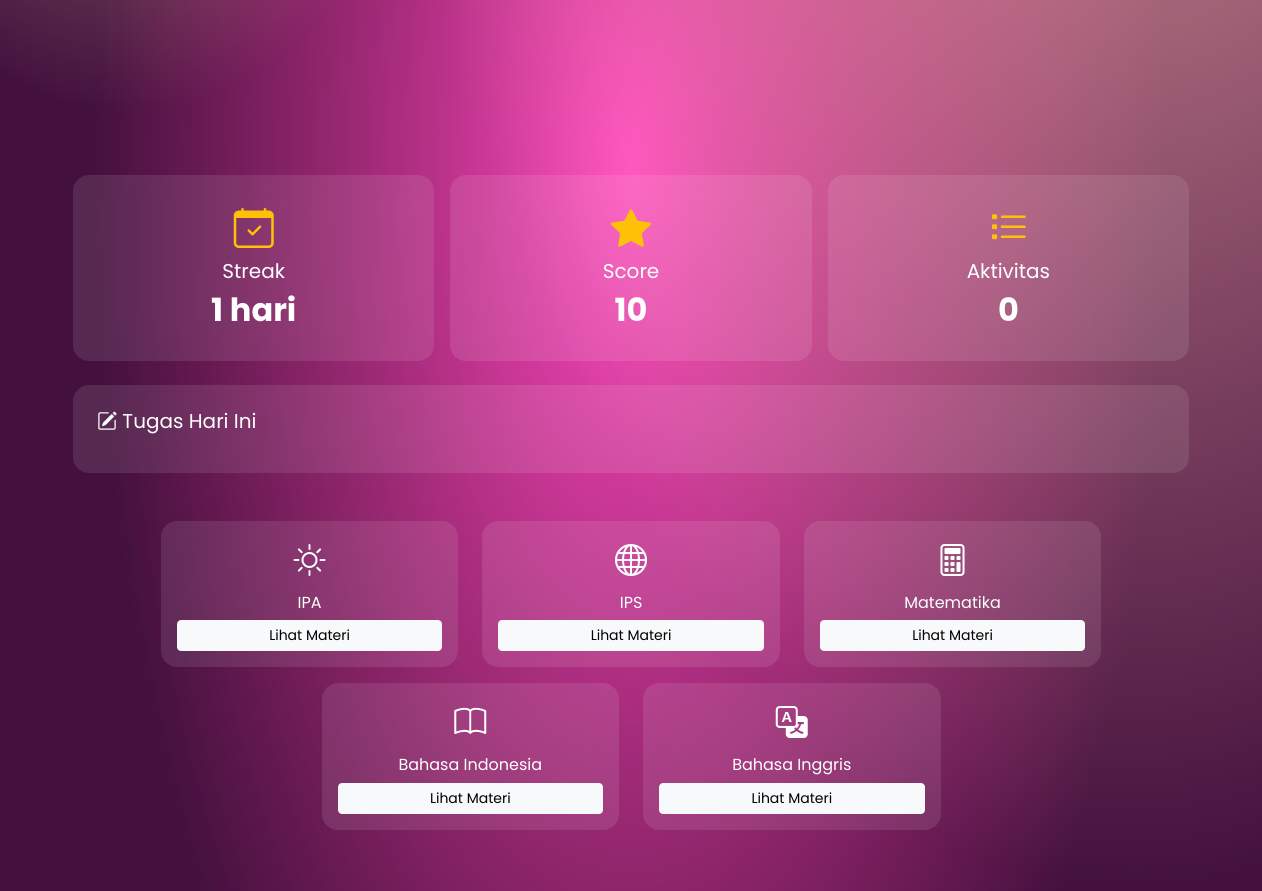
Before: /dashboard.php (signed in, middle part) with the older database file.
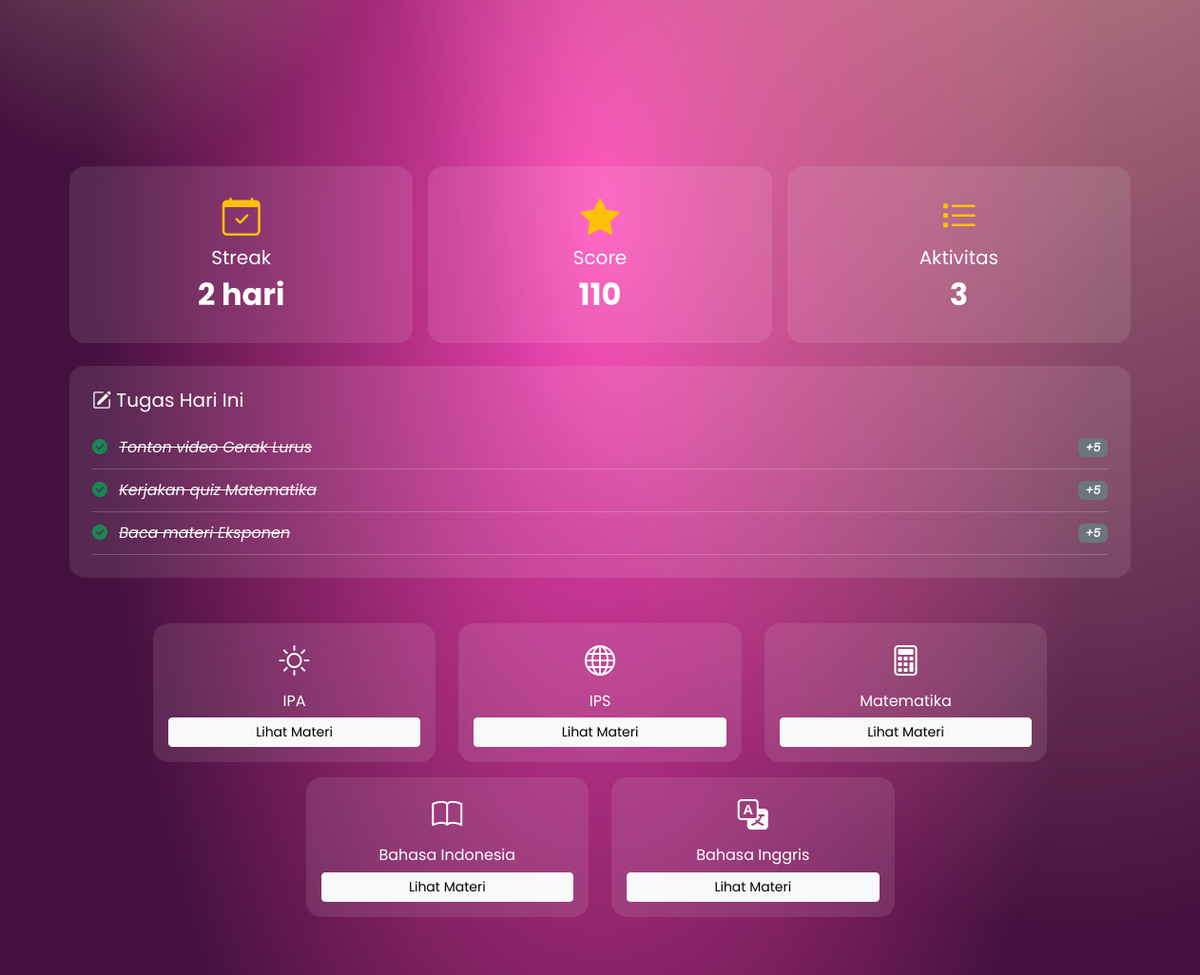
After: the same page with the newer database file.
### tables this page shows
CREATE TABLE `users` (
  `id` int(11) NOT NULL,
  `username` varchar(50) DEFAULT NULL,
  `password` varchar(255) DEFAULT NULL,
  `score` int(11) DEFAULT 0,
  `last_login` date DEFAULT NULL,
  `streak` int(11) DEFAULT 0
);

CREATE TABLE `tasks` (
  `id` int(11) NOT NULL,
  `username` varchar(100) DEFAULT NULL,
  `tugas` varchar(255) DEFAULT NULL,
  `status` int(11) DEFAULT 0,
  `tanggal` date DEFAULT NULL,
  `user_id` int(11) DEFAULT NULL,
  `task_name` varchar(255) DEFAULT NULL,
  `is_done` int(11) DEFAULT 0
);

### dashboard.php (the view, shortened to what this page needs)
<?php
include "koneksi.php";
$username = $_SESSION['user'];
$queryUser = mysqli_query($conn,
"SELECT * FROM users WHERE username='$username'");
$user = mysqli_fetch_assoc($queryUser);
$user_id = $user['id'];
$today = date('Y-m-d');
$last_login = $user['last_login'];
$streak = $user['streak'];
if ($last_login != $today) {
    if ($last_login == date('Y-m-d', strtotime('-1 day'))) {
        $streak++;
    } else {
        $streak = 1;
    }
    mysqli_query($conn,
    "UPDATE users
     SET streak='$streak', last_login='$today'
     WHERE id='$user_id'");
}
$tasks = mysqli_query($conn,
"SELECT * FROM tasks WHERE user_id='$user_id' ORDER BY id DESC LIMIT 5");
if (mysqli_num_rows($tasks) == 0) {
    $allTasks = [
        'Baca materi Eksponen',
        'Kerjakan quiz Matematika',
        'Tonton video Gerak Lurus',
        'Baca materi IPA hari ini',
        'Latihan soal IPS',
        'Review materi sebelumnya'
    ];
    shuffle($allTasks);
    for ($i = 0; $i < 3; $i++) {
        $task = mysqli_real_escape_string($conn, $allTasks[$i]);
        mysqli_query($conn,
        "INSERT INTO tasks (user_id, task_name, is_done)
         VALUES ('$user_id', '$task', 0)");
    }
    $tasks = mysqli_query($conn,
    "SELECT * FROM tasks WHERE user_id='$user_id'");
}
?>
<!DOCTYPE html>
<html>
<head>
<link href="https://cdn.jsdelivr.net/npm/bootstrap@5.3.8/dist/css/bootstrap.min.css" rel="stylesheet">
<link href="https://cdn.jsdelivr.net/npm/bootstrap-icons@1.11.3/font/bootstrap-icons.min.css" rel="stylesheet">
</head>
<body>
<section class="hero-section">
</section>
<div class="container mt-5">
  <div class="row g-3">
    <div class="col-md-4">
      <div class="card p-4 text-center h-100">
        <i class="bi bi-calendar-check fs-1 text-warning"></i>
        <h5>Streak</h5>
        <h2><?= $streak ?> hari</h2>
      </div>
    </div>
    <div class="col-md-4">
      <div class="card p-4 text-center h-100">
        <i class="bi bi-star-fill fs-1 text-warning"></i>
        <h5>Score</h5>
        <h2><?= $user['score'] ?></h2>
      </div>
    </div>
    <div class="col-md-4">
      <div class="card p-4 text-center h-100">
        <i class="bi bi-list-task fs-1 text-warning"></i>
        <h5>Aktivitas</h5>
        <h2><?= mysqli_num_rows($tasks) ?></h2>
      </div>
    </div>
  </div>
</div>
<div class="container mt-4">
  <div class="card p-4">
    <h5 class="mb-3"><i class="bi bi-pencil-square"></i> Tugas Hari Ini</h5>
    <?php while($task = mysqli_fetch_assoc($tasks)): ?>
      <div class="task-item">
        <div>
          <i class="bi bi-<?= $task['is_done'] ? 'check-circle-fill text-success' : 'circle' ?>"></i>
          <span class="ms-2 <?= $task['is_done'] ? 'text-decoration-line-through' : '' ?>">
            <?= htmlspecialchars($task['task_name']) ?>
          </span>
        </div>
        <?php if(!$task['is_done']): ?>
          <a href="?done=<?= $task['id'] ?>" class="btn btn-success btn-sm">Selesai</a>
        <?php else: ?>
          <span class="badge bg-secondary">+5</span>
        <?php endif; ?>
      </div>
    <?php endwhile; ?>
  </div>
</div>
<div class="row text-center mb-4">
<div class="container mt-5">
<div class="row justify-content-center">
    <div class="col-md-3 mb-3">
      <div class="card p-3 text-center h-100">
        <i class="bi bi-brightness-high fs-2 mb-2"></i>
        <h6>IPA</h6>
        <a href="materiLn.php?mapel=ipa" class="btn btn-light btn-sm"> Lihat Materi </a>
      </div>
    </div>
    <div class="col-md-3 mb-3">
        <div class="card p-3 text-center h-100">
            <i class="bi bi-globe fs-2 mb-2"></i>
            <h6>IPS</h6>
            <a href="materiLn.php?mapel=ips" class="btn btn-light btn-sm"> Lihat Materi </a>
        </div>
    </div>
    <div class="col-md-3 mb-3">
        <div class="card p-3 text-center h-100">
            <i class="bi bi-calculator fs-2 mb-2"></i>
            <h6>Matematika</h6>
            <a href="materiLn.php?mapel=mtk" class="btn btn-light btn-sm"> Lihat Materi </a>
        </div>
    </div>
</div>
<div class="row justify-content-center">
    <div class="col-md-3 mb-3">
        <div class="card p-3 text-center h-100">
            <i class="bi bi-book fs-2 mb-2"></i>
            <h6>Bahasa Indonesia</h6>
            <a href="materiLn.php?mapel=indo" class="btn btn-light btn-sm"> Lihat Materi </a>
        </div>
    </div>
    <div class="col-md-3 mb-3">
        <div class="card p-3 text-center h-100">
            <i class="bi bi-translate fs-2 mb-2"></i>
            <h6>Bahasa Inggris</h6>
            <a href="materiLn.php?mapel=inggris" class="btn btn-light btn-sm"> Lihat Materi </a>
        </div>
    </div>
</div>
</div>
</body>
</html>

Changed rows visible on the page:
changed users: score "10" → "110"
added tasks: is_done 1 (drawn), task_name "Tonton video Gerak Lurus"
added tasks: is_done 1 (drawn), task_name "Kerjakan quiz Matematika"
added tasks: is_done 1 (drawn), task_name "Baca materi Eksponen"
Other visible differences:
$streak: "1" → "2"
mysqli_num_rows($tasks): "0" → "3"
